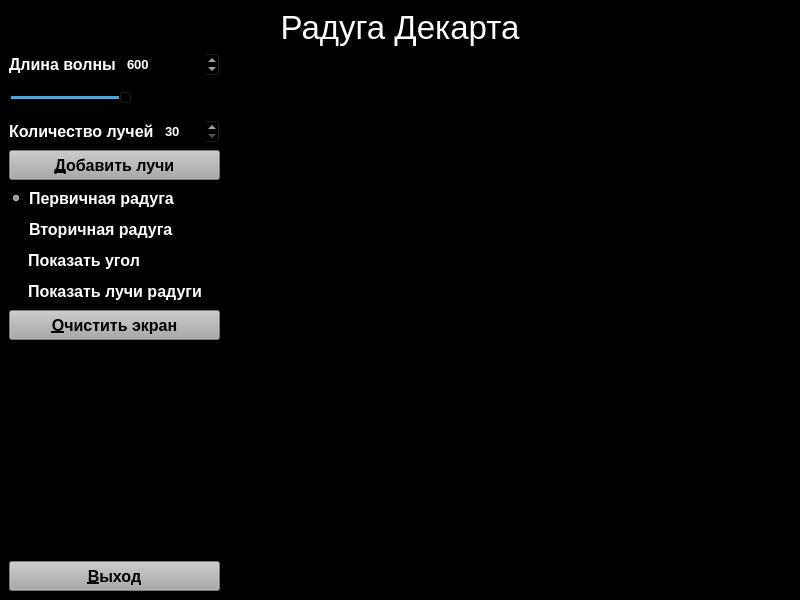
<?xml version="1.0" encoding="UTF-8"?>
<ui version="4.0">
 <class>Form2</class>
 <widget class="QMainWindow" name="Form2">
  <property name="geometry">
   <rect>
    <x>0</x>
    <y>0</y>
    <width>800</width>
    <height>600</height>
   </rect>
  </property>
  <property name="font">
   <font>
    <pointsize>10</pointsize>
   </font>
  </property>
  <property name="windowTitle">
   <string>MainWindow</string>
  </property>
  <property name="styleSheet">
   <string notr="true">background-color: rgb(0, 0, 0);</string>
  </property>
  <widget class="QWidget" name="centralwidget">
   <layout class="QVBoxLayout" name="verticalLayout_2">
    <item>
     <widget class="QLabel" name="label_3">
      <property name="sizePolicy">
       <sizepolicy hsizetype="Expanding" vsizetype="Preferred">
        <horstretch>0</horstretch>
        <verstretch>0</verstretch>
       </sizepolicy>
      </property>
      <property name="font">
       <font>
        <pointsize>25</pointsize>
       </font>
      </property>
      <property name="styleSheet">
       <string notr="true">color: rgb(255, 255, 255);</string>
      </property>
      <property name="text">
       <string>Радуга Декарта</string>
      </property>
      <property name="alignment">
       <set>Qt::AlignCenter</set>
      </property>
     </widget>
    </item>
    <item>
     <layout class="QHBoxLayout" name="horizontalLayout_3">
      <item>
       <layout class="QVBoxLayout" name="verticalLayout">
        <item>
         <layout class="QHBoxLayout" name="horizontalLayout_2">
          <item>
           <widget class="QLabel" name="label">
            <property name="font">
             <font>
              <pointsize>12</pointsize>
              <weight>75</weight>
              <bold>true</bold>
             </font>
            </property>
            <property name="styleSheet">
             <string notr="true">color: rgb(255, 255, 255);</string>
            </property>
            <property name="text">
             <string>Длина волны</string>
            </property>
           </widget>
          </item>
          <item>
           <widget class="QSpinBox" name="spin1">
            <property name="minimumSize">
             <size>
              <width>0</width>
              <height>25</height>
             </size>
            </property>
            <property name="font">
             <font>
              <pointsize>10</pointsize>
              <weight>75</weight>
              <bold>true</bold>
             </font>
            </property>
            <property name="styleSheet">
             <string notr="true">color: rgb(255, 255, 255);</string>
            </property>
            <property name="minimum">
             <number>400</number>
            </property>
            <property name="maximum">
             <number>760</number>
            </property>
            <property name="value">
             <number>600</number>
            </property>
           </widget>
          </item>
         </layout>
        </item>
        <item>
         <widget class="QSlider" name="slider1">
          <property name="sizePolicy">
           <sizepolicy hsizetype="Minimum" vsizetype="Fixed">
            <horstretch>0</horstretch>
            <verstretch>0</verstretch>
           </sizepolicy>
          </property>
          <property name="minimumSize">
           <size>
            <width>0</width>
            <height>30</height>
           </size>
          </property>
          <property name="baseSize">
           <size>
            <width>0</width>
            <height>0</height>
           </size>
          </property>
          <property name="font">
           <font>
            <pointsize>8</pointsize>
           </font>
          </property>
          <property name="minimum">
           <number>400</number>
          </property>
          <property name="maximum">
           <number>760</number>
          </property>
          <property name="value">
           <number>600</number>
          </property>
          <property name="orientation">
           <enum>Qt::Horizontal</enum>
          </property>
         </widget>
        </item>
        <item>
         <layout class="QHBoxLayout" name="horizontalLayout">
          <item>
           <widget class="QLabel" name="label_2">
            <property name="font">
             <font>
              <pointsize>12</pointsize>
              <weight>75</weight>
              <bold>true</bold>
             </font>
            </property>
            <property name="styleSheet">
             <string notr="true">color: rgb(255, 255, 255);</string>
            </property>
            <property name="text">
             <string>Количество лучей</string>
            </property>
           </widget>
          </item>
          <item>
           <widget class="QSpinBox" name="spin2">
            <property name="sizePolicy">
             <sizepolicy hsizetype="Fixed" vsizetype="Fixed">
              <horstretch>0</horstretch>
              <verstretch>0</verstretch>
             </sizepolicy>
            </property>
            <property name="minimumSize">
             <size>
              <width>60</width>
              <height>25</height>
             </size>
            </property>
            <property name="font">
             <font>
              <pointsize>10</pointsize>
              <weight>75</weight>
              <bold>true</bold>
             </font>
            </property>
            <property name="styleSheet">
             <string notr="true">color: rgb(255, 255, 255);</string>
            </property>
            <property name="minimum">
             <number>30</number>
            </property>
            <property name="value">
             <number>30</number>
            </property>
           </widget>
          </item>
         </layout>
        </item>
        <item>
         <widget class="QPushButton" name="pushButton_2">
          <property name="minimumSize">
           <size>
            <width>0</width>
            <height>30</height>
           </size>
          </property>
          <property name="font">
           <font>
            <pointsize>12</pointsize>
            <weight>75</weight>
            <bold>true</bold>
           </font>
          </property>
          <property name="styleSheet">
           <string notr="true">background-color: rgb(170,170,170);</string>
          </property>
          <property name="text">
           <string>&amp;Добавить лучи</string>
          </property>
         </widget>
        </item>
        <item>
         <widget class="QRadioButton" name="radioButton">
          <property name="font">
           <font>
            <pointsize>12</pointsize>
            <weight>75</weight>
            <bold>true</bold>
           </font>
          </property>
          <property name="styleSheet">
           <string notr="true">color: rgb(255, 255, 255);</string>
          </property>
          <property name="text">
           <string>Первичная радуга</string>
          </property>
          <property name="checked">
           <bool>true</bool>
          </property>
         </widget>
        </item>
        <item>
         <widget class="QRadioButton" name="radioButton_2">
          <property name="font">
           <font>
            <pointsize>12</pointsize>
            <weight>75</weight>
            <bold>true</bold>
           </font>
          </property>
          <property name="styleSheet">
           <string notr="true">color: rgb(255, 255, 255);</string>
          </property>
          <property name="text">
           <string>Вторичная радуга</string>
          </property>
         </widget>
        </item>
        <item>
         <widget class="QCheckBox" name="checkBox">
          <property name="font">
           <font>
            <pointsize>12</pointsize>
            <weight>75</weight>
            <bold>true</bold>
           </font>
          </property>
          <property name="styleSheet">
           <string notr="true">color: rgb(255, 255, 255);</string>
          </property>
          <property name="text">
           <string>Показать угол</string>
          </property>
         </widget>
        </item>
        <item>
         <widget class="QCheckBox" name="checkBox_2">
          <property name="font">
           <font>
            <pointsize>12</pointsize>
            <weight>75</weight>
            <bold>true</bold>
           </font>
          </property>
          <property name="styleSheet">
           <string notr="true">color: rgb(255, 255, 255);</string>
          </property>
          <property name="text">
           <string>Показать лучи радуги</string>
          </property>
         </widget>
        </item>
        <item>
         <widget class="QPushButton" name="pushButton_3">
          <property name="minimumSize">
           <size>
            <width>0</width>
            <height>30</height>
           </size>
          </property>
          <property name="font">
           <font>
            <pointsize>12</pointsize>
            <weight>75</weight>
            <bold>true</bold>
           </font>
          </property>
          <property name="styleSheet">
           <string notr="true">background-color: rgb(170,170,170);</string>
          </property>
          <property name="text">
           <string>&amp;Очистить экран</string>
          </property>
         </widget>
        </item>
        <item>
         <spacer name="verticalSpacer">
          <property name="orientation">
           <enum>Qt::Vertical</enum>
          </property>
          <property name="sizeHint" stdset="0">
           <size>
            <width>20</width>
            <height>40</height>
           </size>
          </property>
         </spacer>
        </item>
        <item>
         <widget class="QPushButton" name="pushButton">
          <property name="minimumSize">
           <size>
            <width>0</width>
            <height>30</height>
           </size>
          </property>
          <property name="font">
           <font>
            <pointsize>12</pointsize>
            <weight>75</weight>
            <bold>true</bold>
           </font>
          </property>
          <property name="styleSheet">
           <string notr="true">background-color: rgb(170,170,170);</string>
          </property>
          <property name="text">
           <string>&amp;Выход</string>
          </property>
         </widget>
        </item>
       </layout>
      </item>
      <item>
       <widget class="GLWidget" name="widget" native="true">
        <property name="sizePolicy">
         <sizepolicy hsizetype="Expanding" vsizetype="Expanding">
          <horstretch>0</horstretch>
          <verstretch>0</verstretch>
         </sizepolicy>
        </property>
        <zorder></zorder>
       </widget>
      </item>
     </layout>
    </item>
   </layout>
  </widget>
 </widget>
 <customwidgets>
  <customwidget>
   <class>GLWidget</class>
   <extends>QWidget</extends>
   <header>glwidget.h</header>
   <container>1</container>
  </customwidget>
 </customwidgets>
 <resources/>
 <connections>
  <connection>
   <sender>pushButton</sender>
   <signal>clicked()</signal>
   <receiver>Form2</receiver>
   <slot>close()</slot>
   <hints>
    <hint type="sourcelabel">
     <x>15</x>
     <y>74</y>
    </hint>
    <hint type="destinationlabel">
     <x>18</x>
     <y>304</y>
    </hint>
   </hints>
  </connection>
  <connection>
   <sender>radioButton</sender>
   <signal>clicked()</signal>
   <receiver>Form2</receiver>
   <slot>radio1()</slot>
   <hints>
    <hint type="sourcelabel">
     <x>26</x>
     <y>242</y>
    </hint>
    <hint type="destinationlabel">
     <x>38</x>
     <y>331</y>
    </hint>
   </hints>
  </connection>
  <connection>
   <sender>radioButton_2</sender>
   <signal>clicked()</signal>
   <receiver>Form2</receiver>
   <slot>radio2()</slot>
   <hints>
    <hint type="sourcelabel">
     <x>43</x>
     <y>272</y>
    </hint>
    <hint type="destinationlabel">
     <x>65</x>
     <y>360</y>
    </hint>
   </hints>
  </connection>
  <connection>
   <sender>checkBox</sender>
   <signal>clicked()</signal>
   <receiver>Form2</receiver>
   <slot>show_angle()</slot>
   <hints>
    <hint type="sourcelabel">
     <x>87</x>
     <y>305</y>
    </hint>
    <hint type="destinationlabel">
     <x>86</x>
     <y>390</y>
    </hint>
   </hints>
  </connection>
  <connection>
   <sender>checkBox_2</sender>
   <signal>clicked()</signal>
   <receiver>Form2</receiver>
   <slot>show_brbeams()</slot>
   <hints>
    <hint type="sourcelabel">
     <x>129</x>
     <y>328</y>
    </hint>
    <hint type="destinationlabel">
     <x>129</x>
     <y>391</y>
    </hint>
   </hints>
  </connection>
  <connection>
   <sender>pushButton_3</sender>
   <signal>clicked()</signal>
   <receiver>Form2</receiver>
   <slot>clearscr()</slot>
   <hints>
    <hint type="sourcelabel">
     <x>107</x>
     <y>364</y>
    </hint>
    <hint type="destinationlabel">
     <x>115</x>
     <y>321</y>
    </hint>
   </hints>
  </connection>
  <connection>
   <sender>slider1</sender>
   <signal>sliderMoved(int)</signal>
   <receiver>Form2</receiver>
   <slot>wave_slider_d(int)</slot>
   <hints>
    <hint type="sourcelabel">
     <x>174</x>
     <y>127</y>
    </hint>
    <hint type="destinationlabel">
     <x>32</x>
     <y>476</y>
    </hint>
   </hints>
  </connection>
  <connection>
   <sender>spin1</sender>
   <signal>valueChanged(int)</signal>
   <receiver>Form2</receiver>
   <slot>wave_spin_d(int)</slot>
   <hints>
    <hint type="sourcelabel">
     <x>155</x>
     <y>96</y>
    </hint>
    <hint type="destinationlabel">
     <x>58</x>
     <y>499</y>
    </hint>
   </hints>
  </connection>
  <connection>
   <sender>pushButton_2</sender>
   <signal>clicked()</signal>
   <receiver>Form2</receiver>
   <slot>add_beams()</slot>
   <hints>
    <hint type="sourcelabel">
     <x>104</x>
     <y>210</y>
    </hint>
    <hint type="destinationlabel">
     <x>88</x>
     <y>436</y>
    </hint>
   </hints>
  </connection>
  <connection>
   <sender>spin2</sender>
   <signal>valueChanged(int)</signal>
   <receiver>Form2</receiver>
   <slot>m2beams_change(int)</slot>
   <hints>
    <hint type="sourcelabel">
     <x>197</x>
     <y>169</y>
    </hint>
    <hint type="destinationlabel">
     <x>133</x>
     <y>489</y>
    </hint>
   </hints>
  </connection>
 </connections>
 <slots>
  <slot>radio1()</slot>
  <slot>radio2()</slot>
  <slot>show_angle()</slot>
  <slot>show_brbeams()</slot>
  <slot>add_beams()</slot>
  <slot>clearscr()</slot>
  <slot>wave_spin_d(int)</slot>
  <slot>wave_slider_d(int)</slot>
  <slot>m2beams_change(int)</slot>
 </slots>
</ui>
